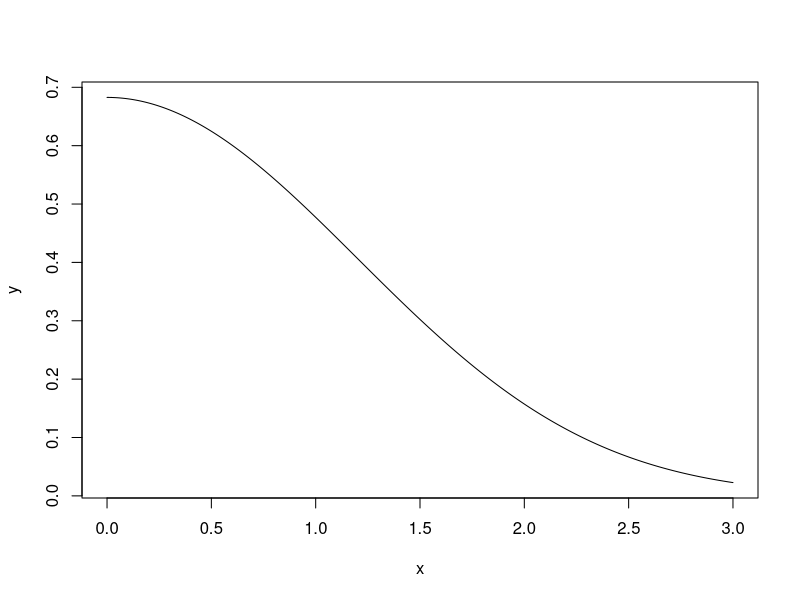
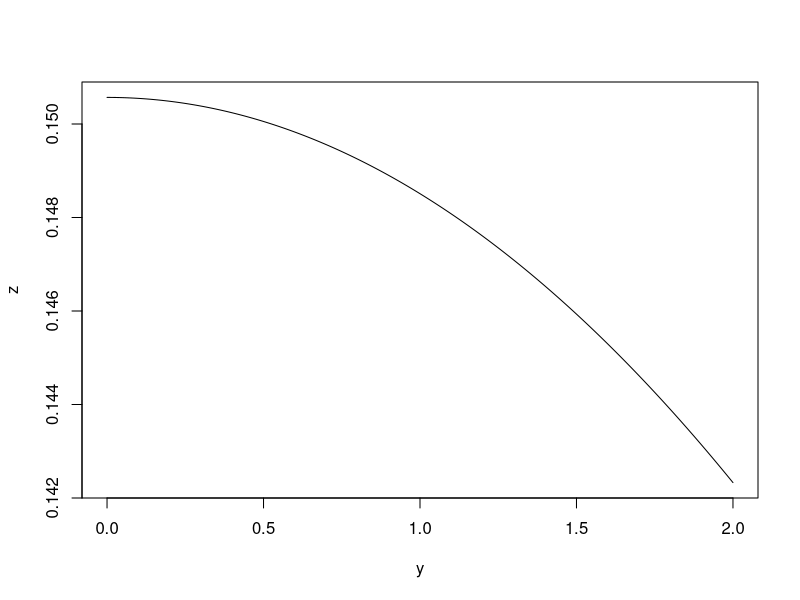

These charts were generated, in order, by the following R code:
## ---- chunk 1
(1-exp(-9/2))-(1-exp(-1/2))
## ---- chunk 2
sqrt(-2*log(1-1/4))
## ---- chunk 3
sqrt(-2*log(1-2/4))
## ---- chunk 4
sqrt(-2*log(1-3/4))
## ---- chunk 5
x <- seq(0, 3, length=1000)
y <- pnorm(1+x)-pnorm(x-1)
plot(x, y, type="l", lwd=1)
## ---- chunk 6
y <- seq(0, 2, length=1000)
z<-(dnorm((y-1)/2,mean=1,sd=2)+dnorm((-y-1)/2,mean=1,sd=2))/2
plot(y, z, type="l", lwd=1)
